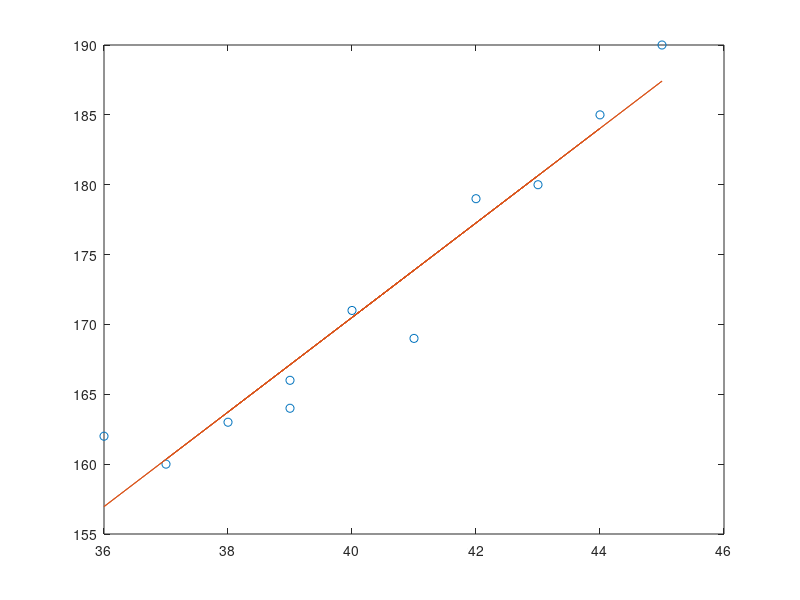

This figure's MATLAB source: (Note: this script raises an error after producing the figure.)
y = [ 164
163
180
179
162
169
160
185
171
190
166 ]; % Height

x = [ 39
38
43
42
36
41
37
44
40
45
39 ]; % Shoe size


n = length(y);

X = ones(n,2);

for i=1:n
   X(i,2)=x(i); 
end

beta_hat = inv(X'*X)*X'*y % Solution

for i=1:n
y_hat_transp(i) = beta_hat(1) + beta_hat(2)*x(i);
end

y_hat = y_hat_transp';

plot(x,y,'o',x,y_hat);

[r,m,b] = regression(x',y')